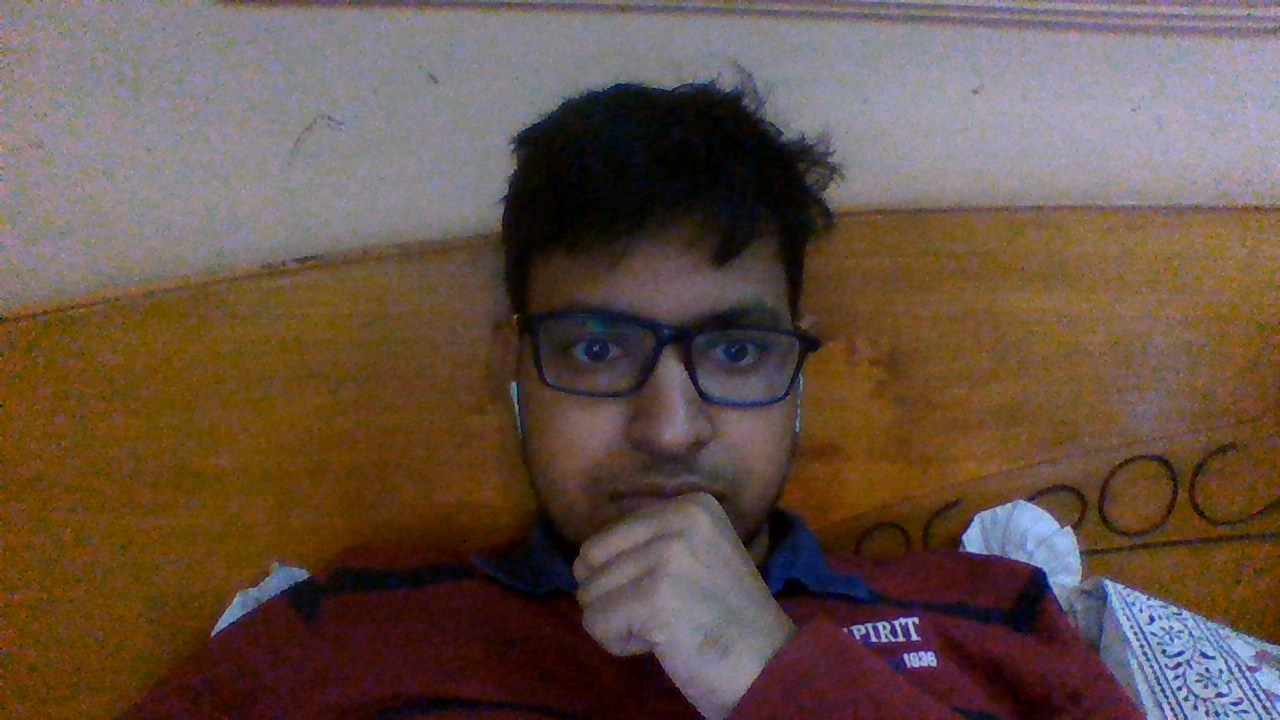
#> input picture aabhas.jpg, 1280 x 720 px; its folder holds only this picture in this run
$ python detector.py
#> lines starting #> are read from the running program, lines starting #| are printed output that depends on the picture
import cv2, glob

all_images = glob.glob("*.jpg")
face_cascade = cv2.CascadeClassifier(cv2.data.haarcascades + "haarcascade_frontalface_default.xml")


for image in all_images:
    img = cv2.imread(image)
#> img is the input picture: shape (720, 1280, 3); mean B, G, R 69.9, 81.6, 101.7
    gray_img = cv2.cvtColor(img, cv2.COLOR_BGR2GRAY)
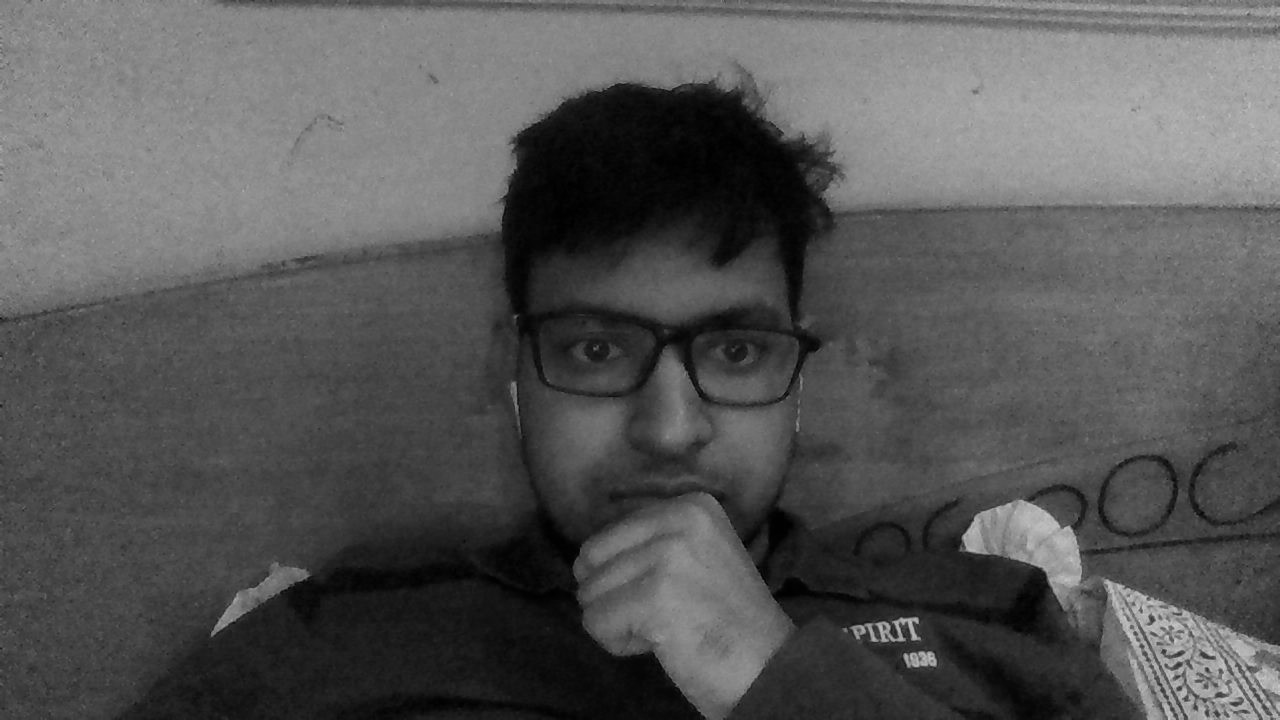
#> gray_img: shape (720, 1280); min 0, max 209, mean 86.2
    faces = face_cascade.detectMultiScale(gray_img, 1.1, 5)
#> faces = [[469, 195, 395, 395]]

    for (x, y, w, h) in faces:
        final_img = cv2.rectangle(img, (x,y), (x+w,y+h), (0, 255, 255), 2)
#> this loop made 1 pass

    cv2.imshow("Face Detection", final_img)
    cv2.waitKey(2000)
    cv2.destroyAllWindows

$ run again, on aabhas_nanu.jpg
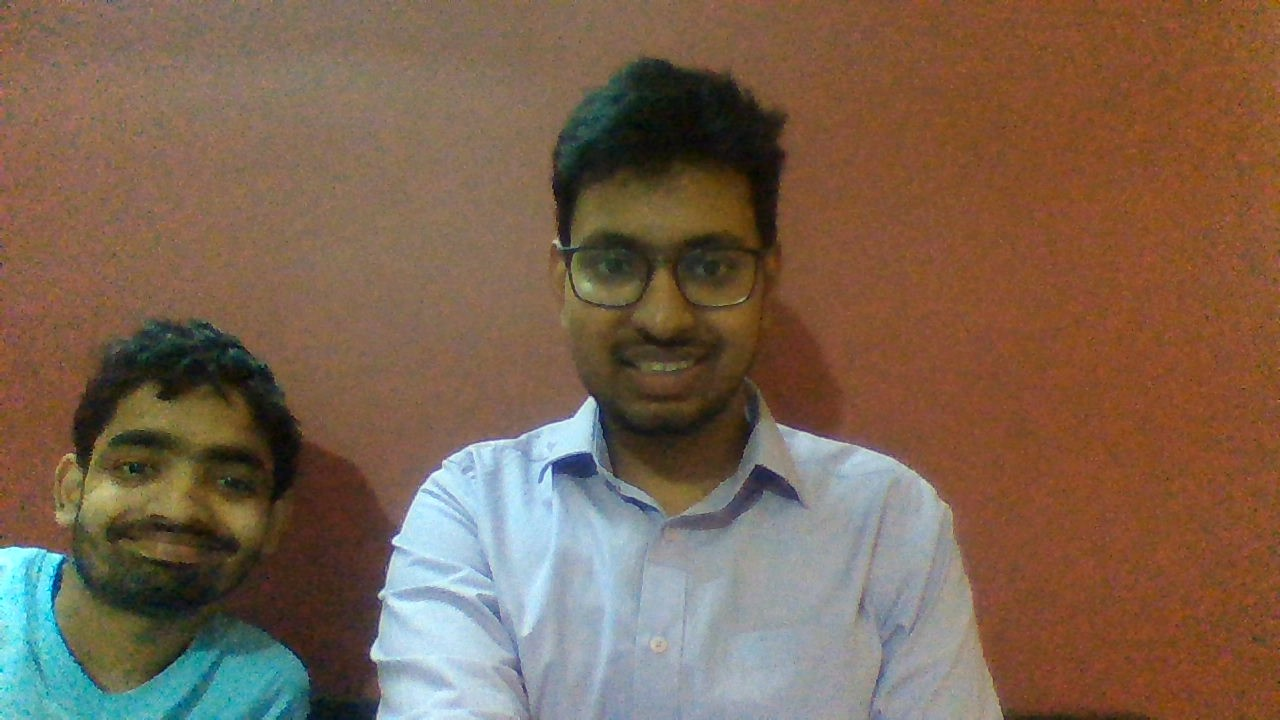
#> input picture aabhas_nanu.jpg, 1280 x 720 px
#> img is the input picture: shape (720, 1280, 3); mean B, G, R 80.1, 99.3, 123
#> `gray_img = cv2.cvtColor(img, cv2.COLOR_BGR2GRAY)`:
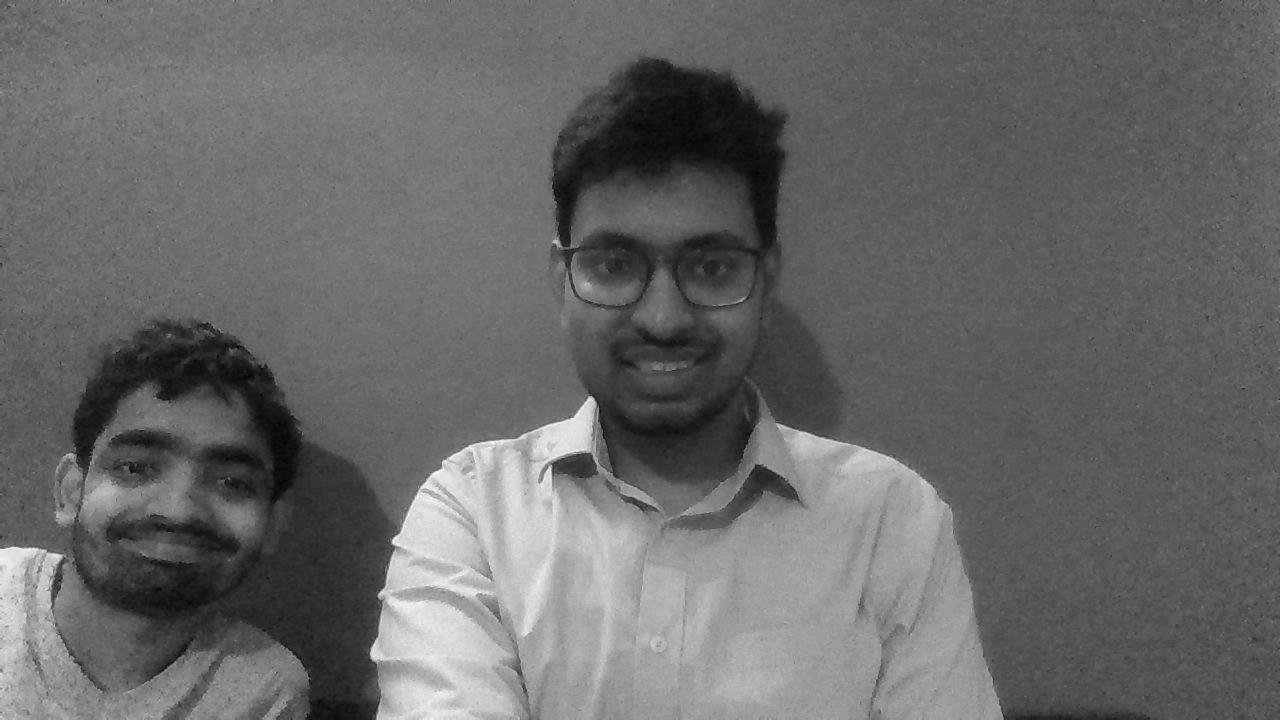
#> gray_img: shape (720, 1280); min 5, max 250, mean 104.2
#> faces = [[529, 154, 274, 274], [49, 367, 256, 256]]
#> the loop `for (x, y, w, h) in faces:` made 2 passes
#> pass 2, `final_img = cv2.rectangle(img, (x,y), (x+w,y+h), (0, 255, 255), 2)`:
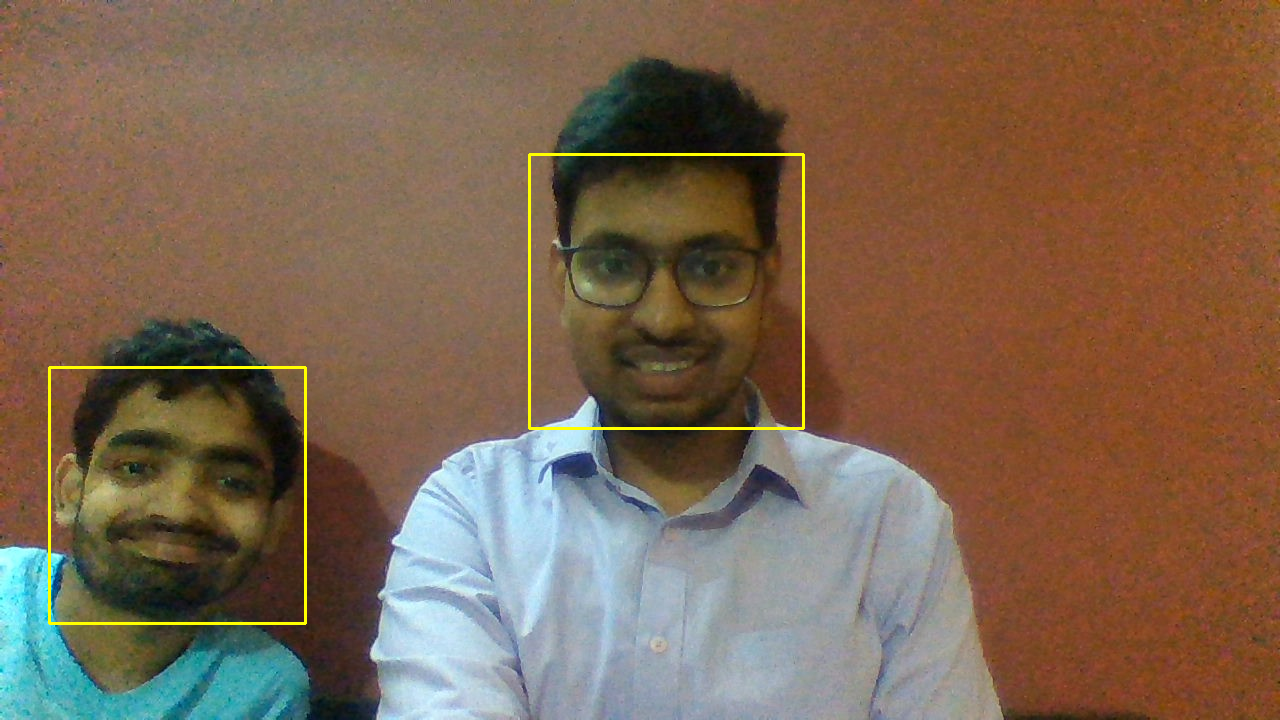
#> final_img: shape (720, 1280, 3); mean B, G, R 79.7, 100.5, 124.1

$ run again, on ashu.jpg
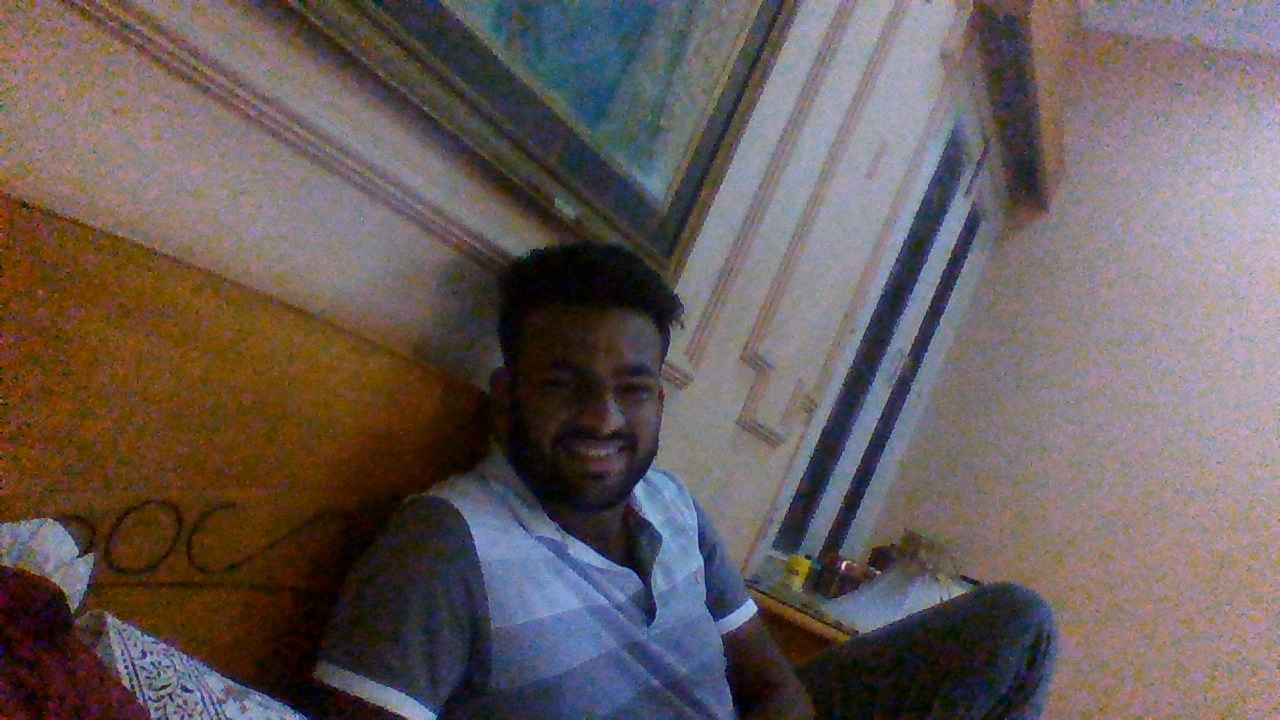
#> input picture ashu.jpg, 1280 x 720 px
#> img is the input picture: shape (720, 1280, 3); mean B, G, R 90.4, 91.8, 103.5
#> `gray_img = cv2.cvtColor(img, cv2.COLOR_BGR2GRAY)`:
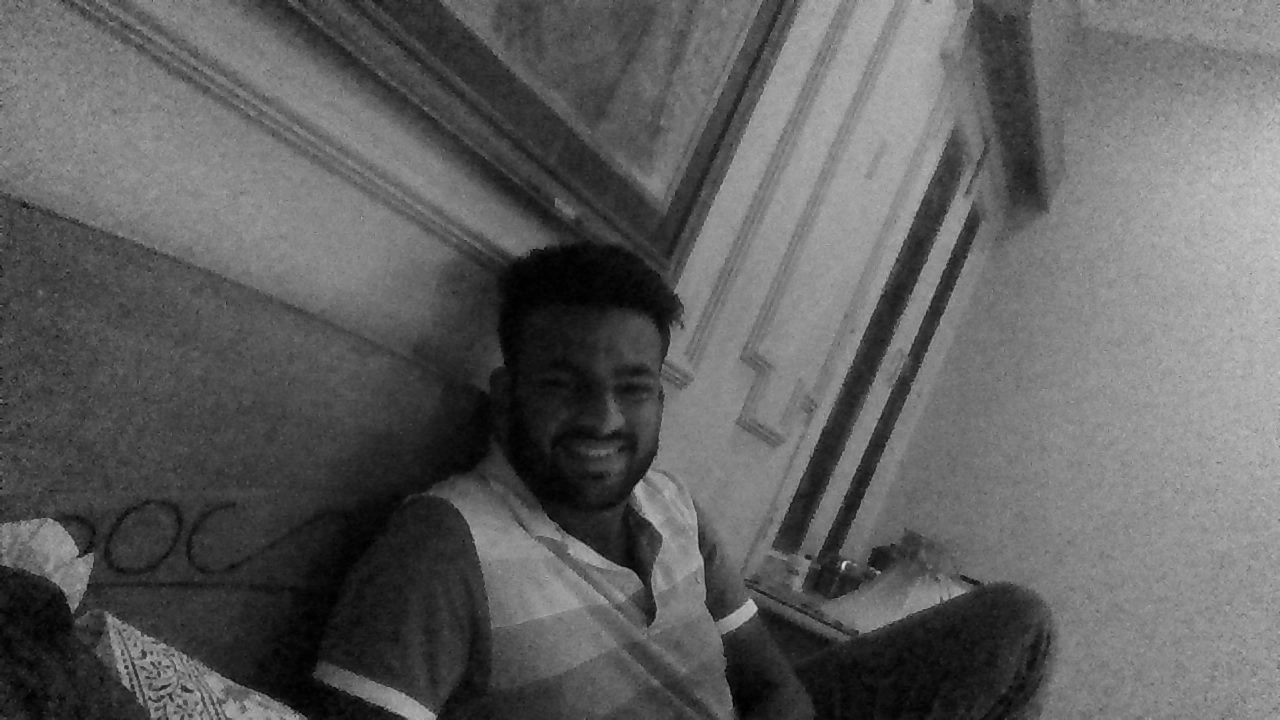
#> gray_img: shape (720, 1280); min 0, max 224, mean 95.1
#> faces = [[513, 320, 172, 172]]
#> the loop `for (x, y, w, h) in faces:` made 1 pass
